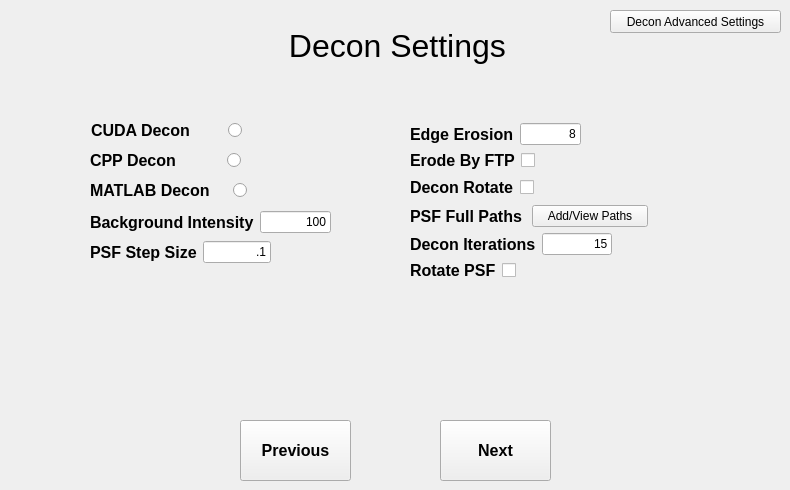
    <widget class="QWidget" name="Decon">
     <attribute name="title">
      <string>Decon</string>
     </attribute>
     <widget class="QLabel" name="deconSettingsLabel">
      <property name="geometry">
       <rect>
        <x>280</x>
        <y>10</y>
        <width>261</width>
        <height>71</height>
       </rect>
      </property>
      <property name="font">
       <font>
        <pointsize>24</pointsize>
       </font>
      </property>
      <property name="text">
       <string> Decon Settings</string>
      </property>
     </widget>
     <widget class="QPushButton" name="deconAdvancedSettingsButton">
      <property name="geometry">
       <rect>
        <x>610</x>
        <y>10</y>
        <width>171</width>
        <height>23</height>
       </rect>
      </property>
      <property name="text">
       <string>Decon Advanced Settings</string>
      </property>
     </widget>
     <widget class="QPushButton" name="deconPreviousButton">
      <property name="geometry">
       <rect>
        <x>240</x>
        <y>420</y>
        <width>111</width>
        <height>61</height>
       </rect>
      </property>
      <property name="font">
       <font>
        <pointsize>12</pointsize>
        <weight>75</weight>
        <bold>true</bold>
       </font>
      </property>
      <property name="text">
       <string>Previous</string>
      </property>
     </widget>
     <widget class="QPushButton" name="deconNextButton">
      <property name="geometry">
       <rect>
        <x>440</x>
        <y>420</y>
        <width>111</width>
        <height>61</height>
       </rect>
      </property>
      <property name="font">
       <font>
        <pointsize>12</pointsize>
        <weight>75</weight>
        <bold>true</bold>
       </font>
      </property>
      <property name="text">
       <string>Next</string>
      </property>
     </widget>
     <widget class="QWidget" name="layoutWidget_10">
      <property name="geometry">
       <rect>
        <x>90</x>
        <y>180</y>
        <width>157</width>
        <height>21</height>
       </rect>
      </property>
      <layout class="QHBoxLayout" name="horizontalLayout_31">
       <item>
        <widget class="QLabel" name="matlabDeconLabel">
         <property name="font">
          <font>
           <pointsize>12</pointsize>
           <weight>75</weight>
           <bold>true</bold>
          </font>
         </property>
         <property name="text">
          <string>MATLAB Decon</string>
         </property>
        </widget>
       </item>
       <item>
        <widget class="QRadioButton" name="matlabDeconRadioButton">
         <property name="sizePolicy">
          <sizepolicy hsizetype="Maximum" vsizetype="Fixed">
           <horstretch>0</horstretch>
           <verstretch>0</verstretch>
          </sizepolicy>
         </property>
         <property name="autoFillBackground">
          <bool>false</bool>
         </property>
         <property name="text">
          <string/>
         </property>
         <attribute name="buttonGroup">
          <string notr="true">deconTypeButtonGroup</string>
         </attribute>
        </widget>
       </item>
      </layout>
     </widget>
     <widget class="QWidget" name="layoutWidget">
      <property name="geometry">
       <rect>
        <x>91</x>
        <y>120</y>
        <width>151</width>
        <height>21</height>
       </rect>
      </property>
      <layout class="QHBoxLayout" name="horizontalLayout_29">
       <item>
        <widget class="QLabel" name="cudaDeconLabel">
         <property name="font">
          <font>
           <pointsize>12</pointsize>
           <weight>75</weight>
           <bold>true</bold>
          </font>
         </property>
         <property name="text">
          <string>CUDA Decon</string>
         </property>
        </widget>
       </item>
       <item>
        <widget class="QRadioButton" name="cudaDeconRadioButton">
         <property name="sizePolicy">
          <sizepolicy hsizetype="Maximum" vsizetype="Fixed">
           <horstretch>0</horstretch>
           <verstretch>0</verstretch>
          </sizepolicy>
         </property>
         <property name="autoFillBackground">
          <bool>false</bool>
         </property>
         <property name="text">
          <string/>
         </property>
         <attribute name="buttonGroup">
          <string notr="true">deconTypeButtonGroup</string>
         </attribute>
        </widget>
       </item>
      </layout>
     </widget>
     <widget class="QWidget" name="layoutWidget">
      <property name="geometry">
       <rect>
        <x>90</x>
        <y>150</y>
        <width>151</width>
        <height>21</height>
       </rect>
      </property>
      <layout class="QHBoxLayout" name="horizontalLayout_30">
       <item>
        <widget class="QLabel" name="cppDeconLabel">
         <property name="font">
          <font>
           <pointsize>12</pointsize>
           <weight>75</weight>
           <bold>true</bold>
          </font>
         </property>
         <property name="text">
          <string>CPP Decon</string>
         </property>
        </widget>
       </item>
       <item>
        <widget class="QRadioButton" name="cppDeconRadioButton">
         <property name="sizePolicy">
          <sizepolicy hsizetype="Maximum" vsizetype="Fixed">
           <horstretch>0</horstretch>
           <verstretch>0</verstretch>
          </sizepolicy>
         </property>
         <property name="autoFillBackground">
          <bool>false</bool>
         </property>
         <property name="text">
          <string/>
         </property>
         <attribute name="buttonGroup">
          <string notr="true">deconTypeButtonGroup</string>
         </attribute>
        </widget>
       </item>
      </layout>
     </widget>
     <widget class="QWidget" name="layoutWidget">
      <property name="geometry">
       <rect>
        <x>90</x>
        <y>210</y>
        <width>241</width>
        <height>25</height>
       </rect>
      </property>
      <layout class="QHBoxLayout" name="horizontalLayout_33">
       <item>
        <widget class="QLabel" name="backgroundIntensityLabel">
         <property name="font">
          <font>
           <pointsize>12</pointsize>
           <weight>75</weight>
           <bold>true</bold>
          </font>
         </property>
         <property name="text">
          <string>Background Intensity</string>
         </property>
        </widget>
       </item>
       <item>
        <widget class="QLineEdit" name="backgroundIntensityLineEdit">
         <property name="text">
          <string>100</string>
         </property>
         <property name="alignment">
          <set>Qt::AlignRight|Qt::AlignTrailing|Qt::AlignVCenter</set>
         </property>
        </widget>
       </item>
      </layout>
     </widget>
     <widget class="QWidget" name="layoutWidget">
      <property name="geometry">
       <rect>
        <x>90</x>
        <y>240</y>
        <width>181</width>
        <height>25</height>
       </rect>
      </property>
      <layout class="QHBoxLayout" name="horizontalLayout_34">
       <item>
        <widget class="QLabel" name="dzPSFLabel">
         <property name="font">
          <font>
           <pointsize>12</pointsize>
           <weight>75</weight>
           <bold>true</bold>
          </font>
         </property>
         <property name="text">
          <string>PSF Step Size</string>
         </property>
        </widget>
       </item>
       <item>
        <widget class="QLineEdit" name="dzPSFLineEdit">
         <property name="text">
          <string>.1</string>
         </property>
         <property name="alignment">
          <set>Qt::AlignRight|Qt::AlignTrailing|Qt::AlignVCenter</set>
         </property>
        </widget>
       </item>
      </layout>
     </widget>
     <widget class="QWidget" name="layoutWidget">
      <property name="geometry">
       <rect>
        <x>410</x>
        <y>177</y>
        <width>144</width>
        <height>21</height>
       </rect>
      </property>
      <layout class="QHBoxLayout" name="horizontalLayout_37">
       <item>
        <widget class="QLabel" name="deconRotateLabel">
         <property name="font">
          <font>
           <pointsize>12</pointsize>
           <weight>75</weight>
           <bold>true</bold>
          </font>
         </property>
         <property name="text">
          <string>Decon Rotate</string>
         </property>
        </widget>
       </item>
       <item>
        <widget class="QCheckBox" name="deconRotateCheckBox">
         <property name="autoFillBackground">
          <bool>false</bool>
         </property>
         <property name="text">
          <string/>
         </property>
        </widget>
       </item>
      </layout>
     </widget>
     <widget class="QWidget" name="layoutWidget">
      <property name="geometry">
       <rect>
        <x>410</x>
        <y>204</y>
        <width>238</width>
        <height>25</height>
       </rect>
      </property>
      <layout class="QHBoxLayout" name="horizontalLayout_38">
       <item>
        <widget class="QLabel" name="psfFullPathsLabel">
         <property name="font">
          <font>
           <pointsize>12</pointsize>
           <weight>75</weight>
           <bold>true</bold>
          </font>
         </property>
         <property name="text">
          <string>PSF Full Paths</string>
         </property>
        </widget>
       </item>
       <item>
        <widget class="QPushButton" name="psfFullAddPathsButton_2">
         <property name="text">
          <string>Add/View Paths</string>
         </property>
        </widget>
       </item>
      </layout>
     </widget>
     <widget class="QWidget" name="layoutWidget">
      <property name="geometry">
       <rect>
        <x>410</x>
        <y>232</y>
        <width>202</width>
        <height>25</height>
       </rect>
      </property>
      <layout class="QHBoxLayout" name="horizontalLayout_39">
       <item>
        <widget class="QLabel" name="deconIterationsLabel">
         <property name="font">
          <font>
           <pointsize>12</pointsize>
           <weight>75</weight>
           <bold>true</bold>
          </font>
         </property>
         <property name="text">
          <string>Decon Iterations</string>
         </property>
        </widget>
       </item>
       <item>
        <widget class="QLineEdit" name="deconIterationsLineEdit">
         <property name="text">
          <string>15</string>
         </property>
         <property name="alignment">
          <set>Qt::AlignRight|Qt::AlignTrailing|Qt::AlignVCenter</set>
         </property>
        </widget>
       </item>
      </layout>
     </widget>
     <widget class="QWidget" name="layoutWidget">
      <property name="geometry">
       <rect>
        <x>410</x>
        <y>260</y>
        <width>122</width>
        <height>21</height>
       </rect>
      </property>
      <layout class="QHBoxLayout" name="horizontalLayout_40">
       <item>
        <widget class="QLabel" name="rotatePSFLabel">
         <property name="font">
          <font>
           <pointsize>12</pointsize>
           <weight>75</weight>
           <bold>true</bold>
          </font>
         </property>
         <property name="text">
          <string>Rotate PSF</string>
         </property>
        </widget>
       </item>
       <item>
        <widget class="QCheckBox" name="rotatePSFCheckBox">
         <property name="autoFillBackground">
          <bool>false</bool>
         </property>
         <property name="text">
          <string/>
         </property>
        </widget>
       </item>
      </layout>
     </widget>
     <widget class="QWidget" name="layoutWidget">
      <property name="geometry">
       <rect>
        <x>410</x>
        <y>122</y>
        <width>171</width>
        <height>25</height>
       </rect>
      </property>
      <layout class="QHBoxLayout" name="horizontalLayout_35">
       <item>
        <widget class="QLabel" name="edgeErosionLabel">
         <property name="font">
          <font>
           <pointsize>12</pointsize>
           <weight>75</weight>
           <bold>true</bold>
          </font>
         </property>
         <property name="text">
          <string>Edge Erosion</string>
         </property>
        </widget>
       </item>
       <item>
        <widget class="QLineEdit" name="edgeErosionLineEdit">
         <property name="text">
          <string>8</string>
         </property>
         <property name="alignment">
          <set>Qt::AlignRight|Qt::AlignTrailing|Qt::AlignVCenter</set>
         </property>
        </widget>
       </item>
      </layout>
     </widget>
     <widget class="QWidget" name="layoutWidget">
      <property name="geometry">
       <rect>
        <x>410</x>
        <y>150</y>
        <width>142</width>
        <height>21</height>
       </rect>
      </property>
      <layout class="QHBoxLayout" name="horizontalLayout_36">
       <item>
        <widget class="QLabel" name="erodeByFTPLabel">
         <property name="font">
          <font>
           <pointsize>12</pointsize>
           <weight>75</weight>
           <bold>true</bold>
          </font>
         </property>
         <property name="text">
          <string>Erode By FTP</string>
         </property>
        </widget>
       </item>
       <item>
        <widget class="QCheckBox" name="erodeByFTPCheckBox">
         <property name="autoFillBackground">
          <bool>false</bool>
         </property>
         <property name="text">
          <string/>
         </property>
        </widget>
       </item>
      </layout>
     </widget>
    </widget>
